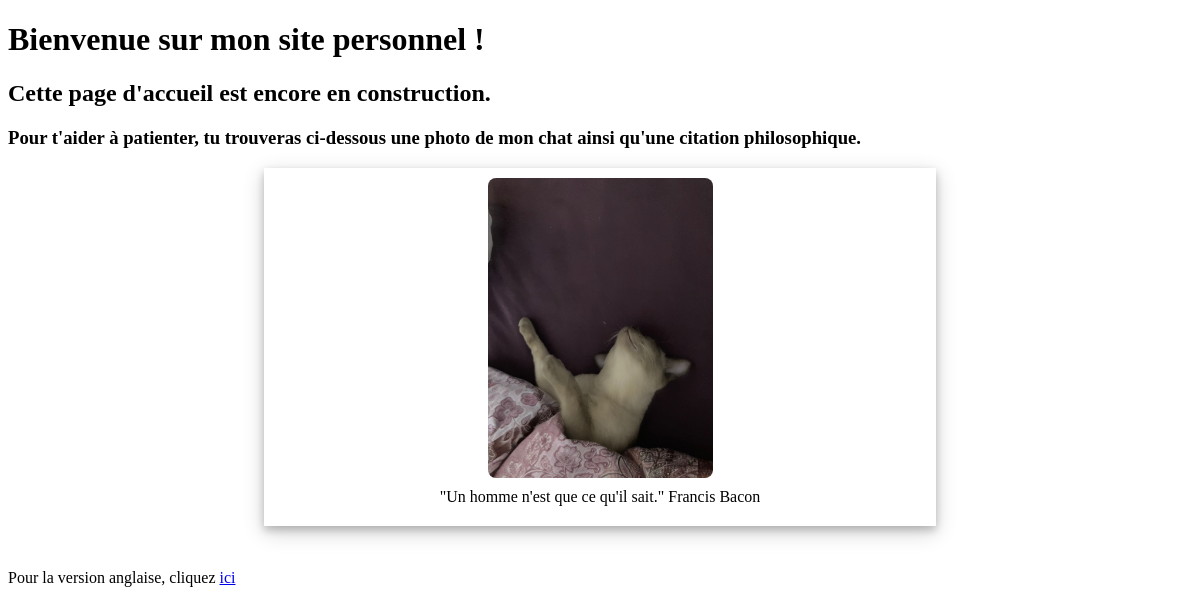
The page / on the database its author committed.
### webpages/models.py (models this page shows)
class Citation(models.Model):
    citation_fr = models.CharField(max_length=2000)
    citation_en = models.CharField(max_length=2000)
    auteur_fr = models.CharField(max_length=100)
    auteur_en = models.CharField(max_length=100)

### webpages/views.py (the view)
# urls.py: path('', views.homepage_fr, name='homepage_fr'),
def homepage_fr(request):
    freyja_pic = random.randint(0, 10)
    if freyja_pic < 10:
        freyja_pic = "0"+str(freyja_pic)
    citation = get_random_citation()
    context = {
        'freyja_pic': f'static/cat_pics/Freyja_{freyja_pic}.jpg',
        'citation': citation,
    }
    return render(request,'webpages/fr/homepage.html', context)

### webpages/views.py (called while the page is built)
def get_random_citation():
    len_database = len(Citation.objects.all())
    random_citation = random.randint(0, len_database)
    citation = Citation.objects.get(pk=random_citation)
    return citation

### webpages/templates/webpages/fr/homepage.html
{%extends "../base.html"%}
{% load static %}
{% block stylesheets %} <link rel="stylesheet" type="text/css" href="{% static 'webpages/homepage.css' %}">{% endblock %}
{% block full_page %}
    <div>
        <h1>Bienvenue sur mon site personnel !</h1>
        <h2>Cette page d'accueil est encore en construction.</h2>
    </div>
    <h3>Pour t'aider à patienter, tu trouveras ci-dessous une photo de mon chat ainsi qu'une citation philosophique.</h3>
    <div class="polaroid">
        <img src={{freyja_pic}}>
        <div class="citation">
            "{{citation.citation_fr}}" {{citation.auteur_fr}}
        </div>
    </div>
    <br>
    <div>
        Pour la version anglaise, cliquez <a href="{% url 'webpages:homepage_en'%}">ici</a>
    </div>
{% endblock %}

### webpages/static/webpages/homepage.css (style rules this page uses)
img { border-radius: 8px; max-width: 300px; max-height: 300px; height: auto; display: block; margin-left: auto; margin-right: auto; }
div.polaroid { margin: auto; width: 55%; background-color: white; box-shadow: 0 4px 8px 0 rgba(0, 0, 0, 0.2), 0 6px 20px 0 rgba(0, 0, 0, 0.19); margin-bottom: 25px; padding: 10px; text-align: center; }
div.citation { padding: 10px 20px; }

### rows shown on the page
Citation: citation_fr "Un homme n'est que ce qu'il sait.", auteur_fr "Francis Bacon"
